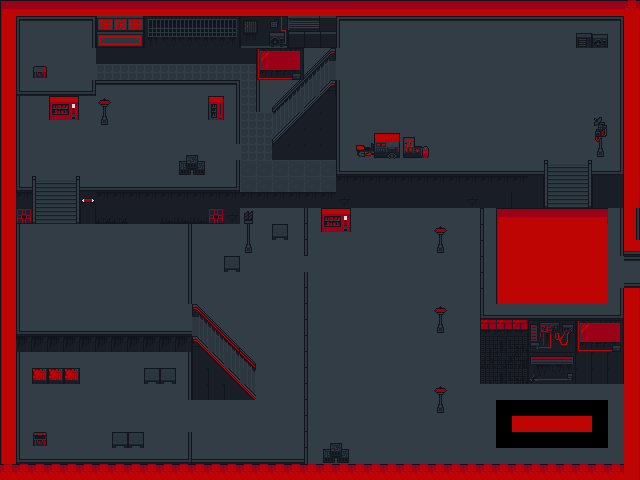

The image is a tile-based game level rendered from a .tmx file. Its description and source (layers, tilesets, objects; grid data summarised) follow:
An orthogonal 40x30 tile map with 16x16 px tiles, 2 tile layers (Tile Layer 2, Tile Layer 1), 4 tilesets and 55 objects (51x Platform, 3x Enemy, Player).

<map version="1.10" tiledversion="1.11.0" orientation="orthogonal" renderorder="right-down" width="40" height="30" tilewidth="16" tileheight="16" infinite="0" nextlayerid="5" nextobjectid="61">
 <tileset firstgid="1" source="CodeQuest.tsx" />
 <tileset firstgid="3405" source="CodeQuest6.tsx" />
 <tileset firstgid="3652" source="CodeQuest2.tsx" />
 <tileset firstgid="3799" source="CodeQuest3.tsx" />
 <layer id="2" name="Tile Layer 2" width="40" height="30">
  <data>[1200 cells, 1183 non-empty, 7 distinct tile ids]</data>
 </layer>
 <layer id="1" name="Tile Layer 1" width="40" height="30">
  <data>[1200 cells, 1193 non-empty, 143 distinct tile ids]</data>
 </layer>
 <objectgroup id="3" name="spawnpoint">
  <object id="1" name="Player" type="Player" x="60.92" y="53.22" />
  <object id="57" name="Enemy 1" type="Enemy" x="48" y="304" />
  <object id="58" name="Enemy 3" type="Enemy" x="560" y="272" />
  <object id="59" name="Enemy 2" type="Enemy" x="416" y="48" />
 </objectgroup>
 <objectgroup id="4" name="Collisions">
  <object id="2" type="Platform" x="0" y="0" width="640" height="16" />
  <object id="3" type="Platform" x="624" y="16" width="16" height="240" />
  <object id="5" type="Platform" x="624" y="288" width="16" height="192" />
  <object id="6" type="Platform" x="0" y="464" width="640" height="16" />
  <object id="7" type="Platform" x="0" y="16" width="16" height="448" />
  <object id="9" type="Platform" x="80" y="192" width="160" height="32" />
  <object id="10" type="Platform" x="16" y="192" width="16" height="32" />
  <object id="11" type="Platform" x="96" y="16" width="224" height="32" />
  <object id="12" type="Platform" x="272" y="48" width="32" height="32" />
  <object id="13" type="Platform" x="16" y="96" width="80" />
  <object id="14" type="Platform" x="48" y="96" width="32" height="16" />
  <object id="15" type="Platform" x="96" y="80" width="144" height="16" />
  <object id="16" type="Platform" x="96" y="80" height="16" />
  <object id="17" type="Platform" x="240" y="80" height="64" />
  <object id="18" type="Platform" x="208" y="96" width="16" height="16" />
  <object id="19" type="Platform" x="96" y="96" width="16" height="16" />
  <object id="20" type="Platform" x="176" y="160" width="32" height="16" />
  <object id="21" type="Platform" x="16" y="336" width="176" height="16" />
  <object id="22" type="Platform" x="192" y="352" height="48" />
  <object id="23" type="Platform" x="144" y="368" width="32" height="16" />
  <object id="24" type="Platform" x="32" y="368" width="48" height="16" />
  <object id="25" type="Platform" x="32" y="432" width="16" height="16" />
  <object id="26" type="Platform" x="112" y="432" width="32" height="16" />
  <object id="27" type="Platform" x="192" y="432" height="32" />
  <object id="28" type="Platform" x="192" y="384" width="48" height="16" />
  <object id="29" type="Platform" x="192" y="368" width="32" height="16" />
  <object id="30" type="Platform" x="192" y="352" width="16" height="16" />
  <object id="31" type="Platform" x="192" y="224" height="80" />
  <object id="32" type="Platform" x="224" y="256" width="16" height="16" />
  <object id="33" type="Platform" x="272" y="224" width="16" height="16" />
  <object id="35" type="Platform" x="240" y="240" width="16" height="16" />
  <object id="36" type="Platform" x="320" y="208" width="32" height="16" />
  <object id="37" type="Platform" x="240" y="192" width="96" height="16" />
  <object id="38" type="Platform" x="336" y="176" width="208" height="32" />
  <object id="39" type="Platform" x="336" y="80" height="96" />
  <object id="40" type="Platform" x="352" y="160" width="80" height="16" />
  <object id="41" type="Platform" x="592" y="144" width="16" height="16" />
  <object id="42" type="Platform" x="576" y="32" width="16" height="16" />
  <object id="43" type="Platform" x="592" y="32" width="16" height="16" />
  <object id="44" type="Platform" x="320" y="16" width="16" height="32" />
  <object id="45" type="Platform" x="304" y="208" height="48" />
  <object id="46" type="Platform" x="304" y="272" height="192" />
  <object id="47" type="Platform" x="320" y="448" width="32" height="16" />
  <object id="48" type="Platform" x="432" y="400" width="16" height="16" />
  <object id="49" type="Platform" x="480" y="320" width="144" height="64" />
  <object id="50" type="Platform" x="480" y="208" height="112" />
  <object id="52" type="Platform" x="592" y="176" width="32" height="32" />
  <object id="53" type="Platform" x="272" y="144" width="64" height="16" />
  <object id="54" type="Platform" x="288" y="128" width="48" height="16" />
  <object id="55" type="Platform" x="304" y="112" width="32" height="16" />
  <object id="56" type="Platform" x="320" y="96" width="16" height="16" />
 </objectgroup>
</map>
